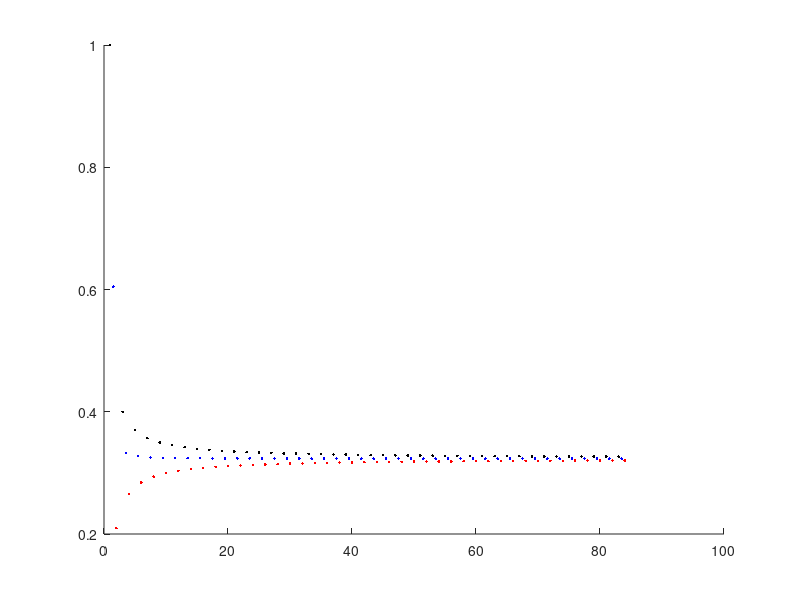

MATLAB code to generate this figure:
function moler_6_19

%Variabili modificabili dall'utente, il programma si ferma al primo blocco
%raggiunto

time_max=0.2; 
fix_max=realmax();

%Parte A -> Cerca gli estremi di integrazione annullando la funzione
%nella traccia

k=1;
c=[0 1];
new_sup=1;
x_k=ones();
z_cyc=1;
fit_fun = @(c,x) c(1)+(c(2)/x);

tic;

while 1

    old_sup=new_sup;
    while 1
        k=k+1;
        zero_fun=@(x) log(x)/x+pi*(k-1/2);

        try
            prk=fzero(zero_fun,c(1)+c(2)/k);
        catch
            k=k-1;
            new_sup=k;
            break;  
        end

        b=toc;

        if isnan(prk) || k == fix_max+1 || b>=time_max
            k=k-1;
            new_sup=k;
            break;
        else
            x_k(k)=prk;
        end
    end

    if new_sup>old_sup && b < time_max && k < fix_max+1
        c=lsqcurvefit(fit_fun,c,(1:new_sup)',x_k,zeros(size(c)));
        z_cyc=z_cyc+1;
    else
        break; %<<<----- !Il ciclo finisce qui!
    end

end

fprintf('Trovati %d estremi tramite %d cicli in %d s\n',new_sup,z_cyc,b);

%Parte B -> Calcolo deli integrali una volta ottenuta la serie di zeri

g=@(t) cos(log(t)./t)./t ;
s=0;
s_d=0;

hold on
if mod(new_sup,2)~=0
    new_sup=new_sup-1;
end

s_dv=ones(new_sup/2,1);
s_pv=s_dv;

tic;

for n=2:new_sup
    if mod(n,2)~=0
        s_d=s+quad(g,x_k(n),x_k(n-1));
        s_dv((n+1)/2)=s_d;
    else
        s=s_d+quad(g,x_k(n),x_k(n-1));
        s_pv(n/2)=s;
    end
end

m=(s_dv+s_pv)./2;

b=toc;

fprintf('Calcolati %d integrali in %d s\n',new_sup,b);

disp('FINE PROGRAMMA');

disp('Inf');
disp(s_pv((new_sup/2)));

disp('Best');
disp(m((new_sup/2)));

disp('Sup');
disp(s_dv((new_sup/2)));

plot(1:2:new_sup,s_dv,'.k');
plot(2:2:new_sup,s_pv,'.r');
plot(1.5:2:new_sup+0.5,m,'.b');
